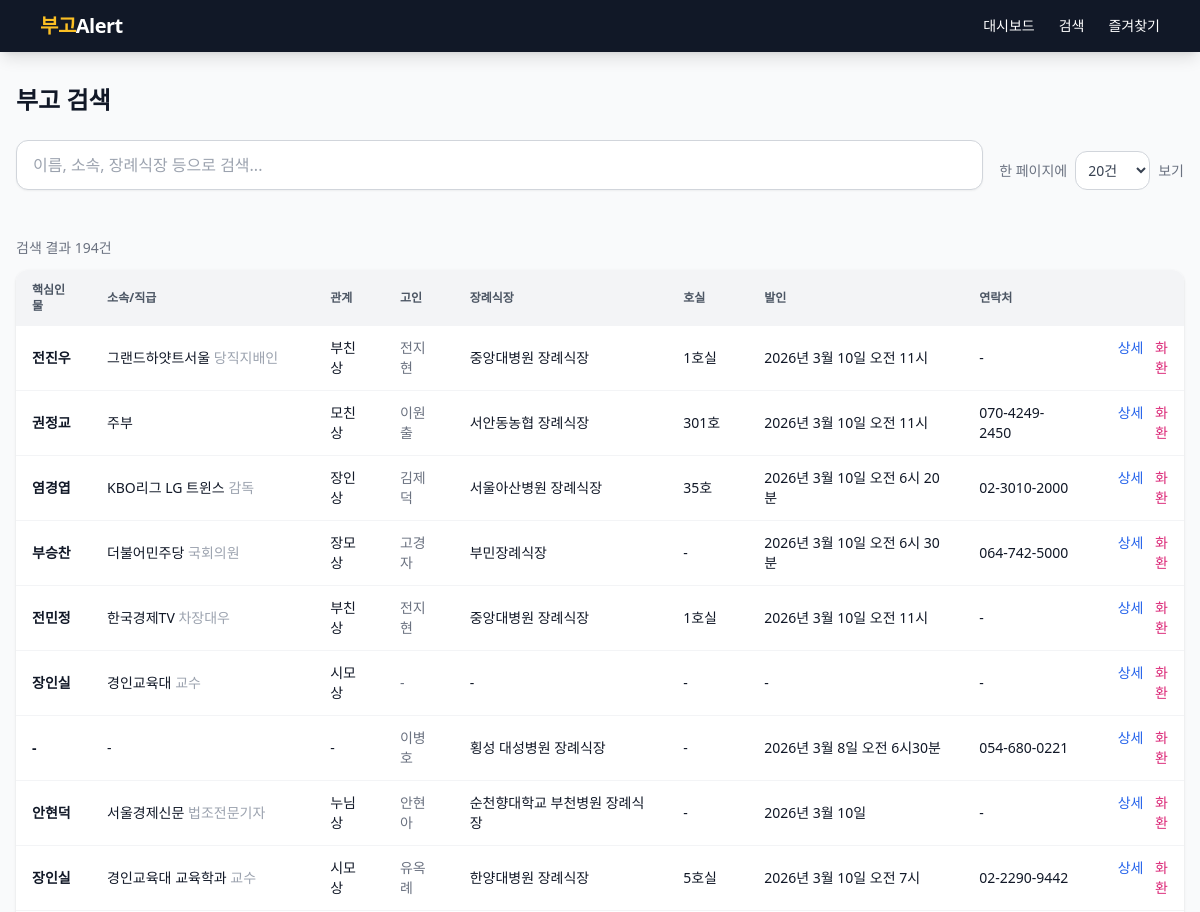
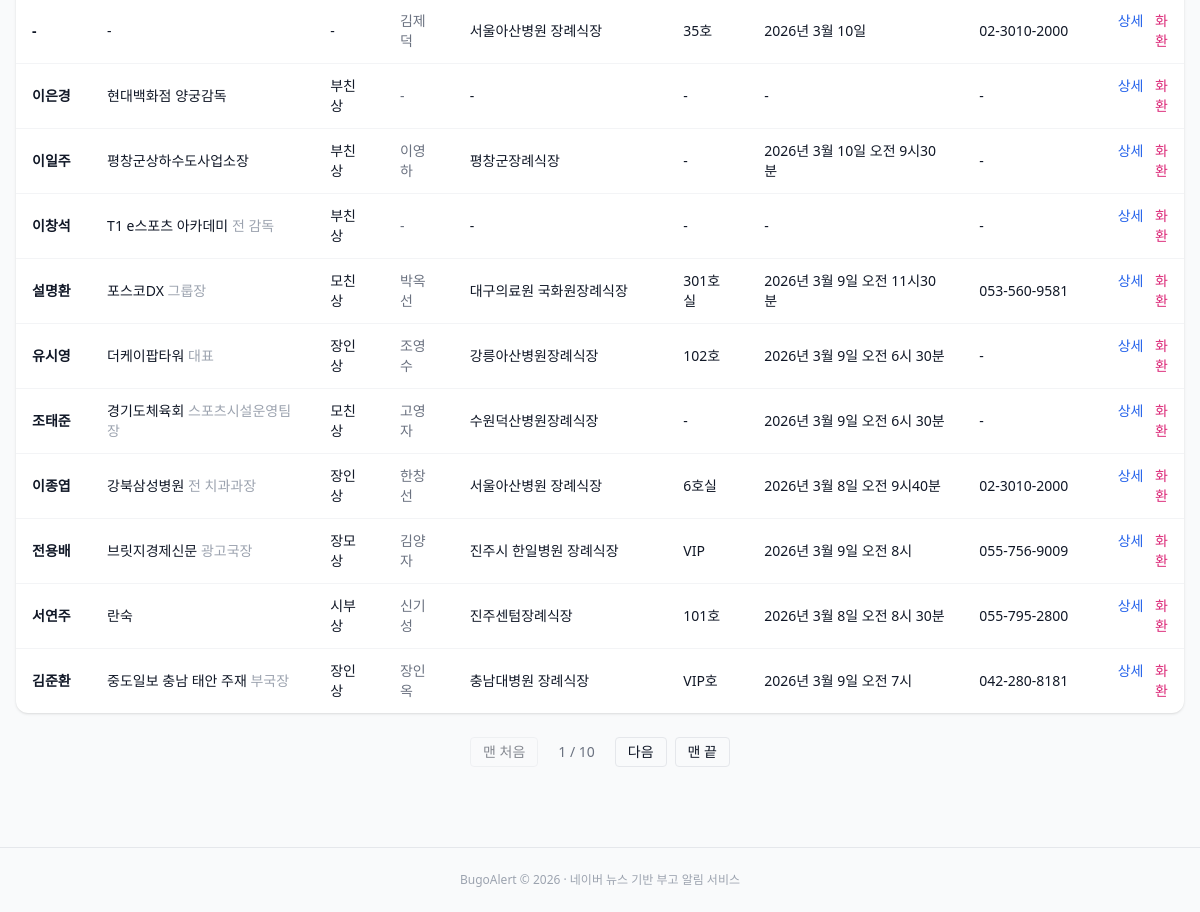
Before: /search with the older database file (2 pictures, top to bottom).
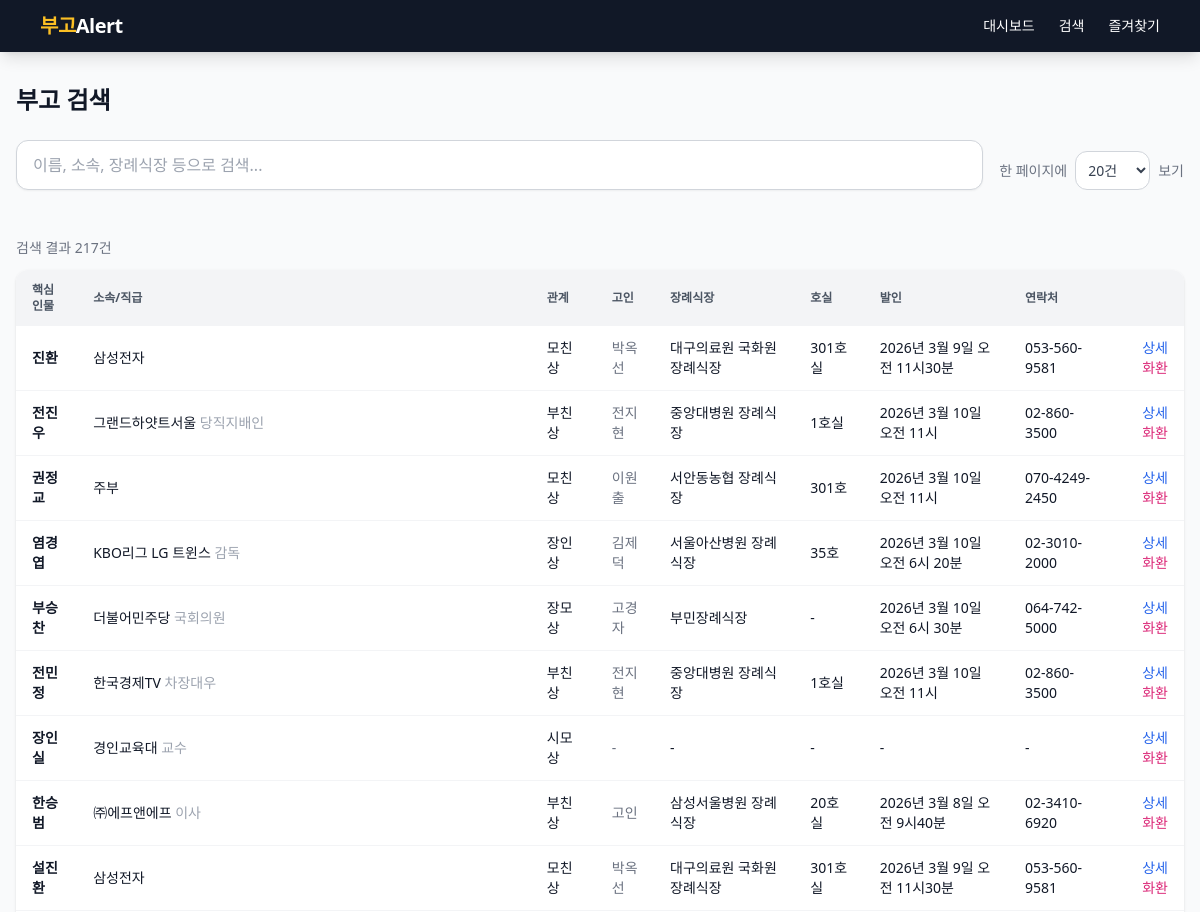
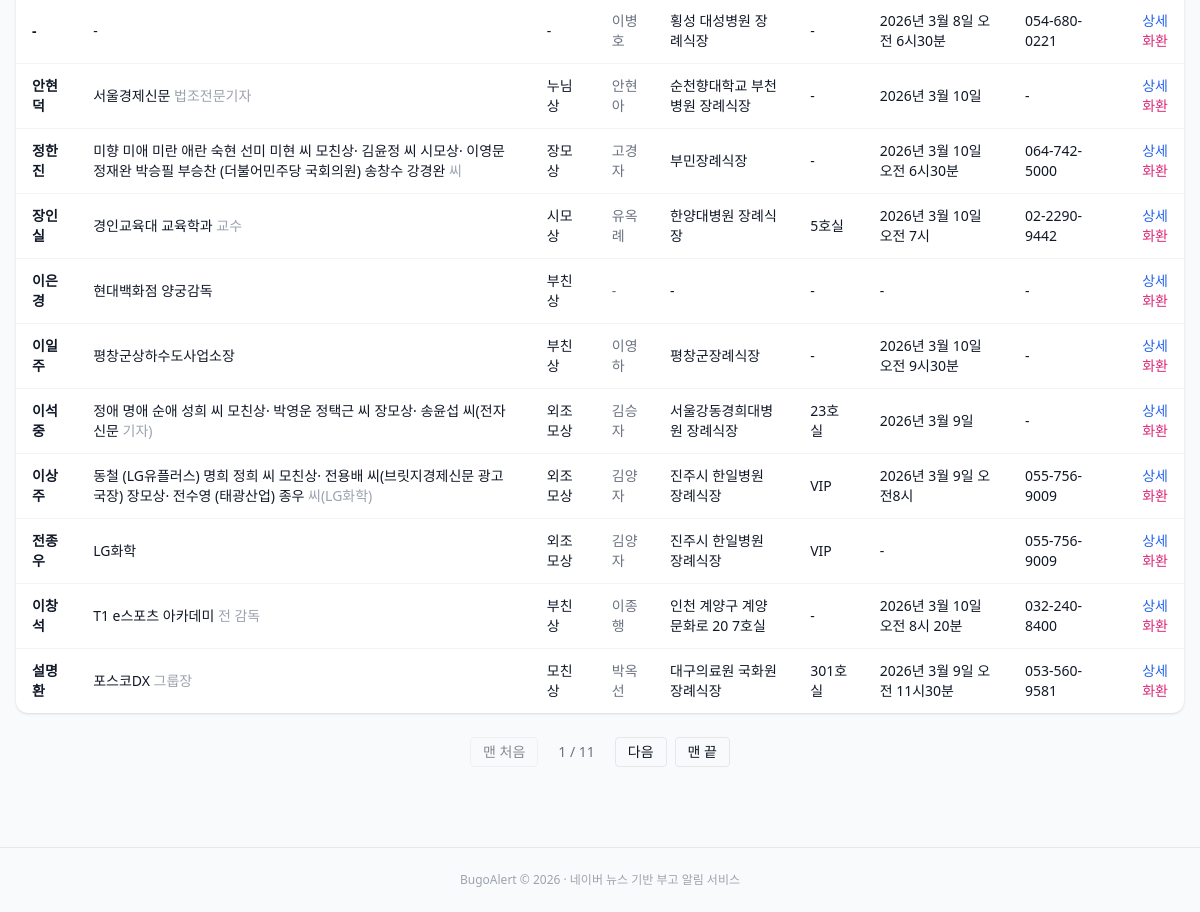
After: the same page with the newer database file (2 pictures, top to bottom).
### app/models.py (models this page shows)
class Obituary(Base):
    __tablename__ = "obituaries"
    id = Column(Integer, primary_key=True, autoincrement=True)
    source_url = Column(String(512), nullable=False)
    source_urls = Column(Text, nullable=True)  # JSON 배열: 병합된 모든 기사 URL
    title = Column(String(512), nullable=False)
    key_person = Column(String(100))
    organization = Column(String(200))
    position = Column(String(200))
    deceased_name = Column(String(100))
    deceased_age = Column(String(50))
    relationship = Column(String(100))
    related_persons = Column(Text)
    funeral_hall = Column(String(200))
    room_number = Column(String(50))
    funeral_date = Column(String(100))
    funeral_time = Column(String(50))
    contact = Column(String(100))
    remarks = Column(Text)
    raw_text = Column(Text)
    published_at = Column(DateTime)
    created_at = Column(DateTime, default=datetime.utcnow)
    dedup_key = Column(String(200), unique=True, nullable=True)
    __table_args__ = (
        Index("ix_obituaries_key_person", "key_person"),
        Index("ix_obituaries_org", "organization"),
        Index("ix_obituaries_published", "published_at"),
        Index("ix_obituaries_dedup", "dedup_key"),
        Index("ix_obituaries_source_url", "source_url"),
    )

### app/routers/obituaries.py (the view)
@router.get("/search")
async def search(
    request: Request,
    q: str = Query(""),
    db: Session = Depends(get_db),
    page: int = Query(1, ge=1),
    per_page: int = Query(20, ge=10, le=100),
):
    per_page = _valid_per_page(per_page)
    q_result = _search_query(db, q)
    total = q_result.count()
    obituaries = q_result.offset((page - 1) * per_page).limit(per_page).all()
    total_pages = max(1, (total + per_page - 1) // per_page)
    template = "partials/obituary_table.html" if request.headers.get("HX-Request") else "search.html"
    return request.app.state.templates.TemplateResponse(
        template,
        {
            "request": request,
            "obituaries": obituaries,
            "page": page,
            "total_pages": total_pages,
            "total": total,
            "per_page": per_page,
            "per_page_options": PER_PAGE_OPTIONS,
            "q": q,
        },
    )

### app/templates/search.html (shortened to what this page needs)
{% extends "base.html" %}
{% block content %}
<h1 class="text-2xl font-bold mb-6">부고 검색</h1>
<div class="mb-6" id="search-form-wrapper">
  <div class="flex gap-4 flex-wrap items-end">
    <div class="flex-1 min-w-[200px]">
      <input type="text"
             name="q"
             value="{{ q or '' }}"
             placeholder="이름, 소속, 장례식장 등으로 검색..."
             hx-get="/search"
             hx-trigger="keyup changed delay:300ms, search"
             hx-target="#search-results"
             hx-indicator="#search-spinner"
             hx-include="#search-form-wrapper"
             class="w-full px-4 py-3 rounded-xl border border-gray-300 focus:border-amber-500 focus:ring-2 focus:ring-amber-200 outline-none text-base shadow-sm">
    </div>
    <div class="flex items-center gap-2 text-sm">
      <label for="per-page" class="text-gray-500">한 페이지에</label>
      <select name="per_page" id="per-page"
              hx-get="/search"
              hx-trigger="change"
              hx-target="#search-results"
              hx-include="#search-form-wrapper"
              class="px-2 py-2 rounded-xl border border-gray-300 text-gray-700 bg-white">
        {% for n in per_page_options %}
        <option value="{{ n }}" {% if per_page == n %}selected{% endif %}>{{ n }}건</option>
        {% endfor %}
      </select>
      <span class="text-gray-500">보기</span>
    </div>
  </div>
</div>
<div id="search-results">
  {% include "partials/obituary_table.html" %}
</div>
{% endblock %}

### app/templates/partials/obituary_table.html (shortened to what this page needs)
<p class="text-sm text-gray-500 mb-3">검색 결과 {{ total }}건</p>
{% if obituaries %}
<div class="bg-white rounded-xl shadow overflow-hidden">
  <table class="w-full text-sm">
    <thead class="bg-gray-100 text-gray-600 uppercase text-xs">
      <tr>
        <th class="px-4 py-3 text-left">핵심인물</th>
        <th class="px-4 py-3 text-left">소속/직급</th>
        <th class="px-4 py-3 text-left">관계</th>
        <th class="px-4 py-3 text-left">고인</th>
        <th class="px-4 py-3 text-left">장례식장</th>
        <th class="px-4 py-3 text-left">호실</th>
        <th class="px-4 py-3 text-left">발인</th>
        <th class="px-4 py-3 text-left">연락처</th>
        <th class="px-4 py-3"></th>
      </tr>
    </thead>
    <tbody class="divide-y divide-gray-100">
      {% for o in obituaries %}
      <tr class="hover:bg-amber-50 transition">
        <td class="px-4 py-3 font-bold text-gray-900">{{ o.key_person or '-' }}</td>
        <td class="px-4 py-3">{{ o.organization or '-' }}{% if o.position %} <span class="text-gray-400">{{ o.position }}</span>{% endif %}</td>
        <td class="px-4 py-3">{{ o.relationship or '-' }}</td>
        <td class="px-4 py-3 text-gray-500">{{ o.deceased_name or '-' }}</td>
        <td class="px-4 py-3">{{ o.funeral_hall or '-' }}</td>
        <td class="px-4 py-3">{{ o.room_number or '-' }}</td>
        <td class="px-4 py-3">{{ (o.funeral_date or '-')|format_funeral_date }} {{ o.funeral_time or '' }}</td>
        <td class="px-4 py-3">{{ o.contact or '-' }}</td>
        <td class="px-4 py-3 text-right space-x-2">
          <a href="/obituary/{{ o.id }}" class="text-blue-600 hover:underline">상세</a>
          <a href="/flower/order/{{ o.id }}" class="text-pink-600 hover:underline">화환</a>
        </td>
      </tr>
      {% endfor %}
    </tbody>
  </table>
</div>
{% if total_pages > 1 %}
<div class="flex justify-center items-center gap-2 mt-6 flex-wrap">
  <a href="/search?q={{ q or '' }}&page=1&per_page={{ per_page }}" class="px-3 py-1 rounded border text-sm hover:bg-gray-100 {% if page == 1 %}opacity-50 pointer-events-none{% endif %}">맨 처음</a>
  <span class="px-3 py-1 text-sm text-gray-500">{{ page }} / {{ total_pages }}</span>
  {% if page < total_pages %}
  <a href="/search?q={{ q or '' }}&page={{ page + 1 }}&per_page={{ per_page }}" class="px-3 py-1 rounded border text-sm hover:bg-gray-100">다음</a>
  {% endif %}
  <a href="/search?q={{ q or '' }}&page={{ total_pages }}&per_page={{ per_page }}" class="px-3 py-1 rounded border text-sm hover:bg-gray-100 {% if page == total_pages %}opacity-50 pointer-events-none{% endif %}">맨 끝</a>
</div>
{% endif %}
{% else %}
<div class="text-center py-12 text-gray-400">
  <p>검색 결과가 없습니다</p>
</div>
{% endif %}

Changed rows visible on the page:
removed Obituary: key_person "-", organization "-", relationship "-", deceased_name "김제덕", funeral_hall "서울아산병원 장례식장", room_number "35호", funeral_date "2026년 3월 10일", contact "02-3010-2000"
no longer on this page (row unchanged): Obituary: key_person "유시영", organization "더케이팝타워", position "대표", relationship "장인상", deceased_name "조영수", funeral_hall "강릉아산병원장례식장", room_number "102호", funeral_date "2026년 3월 9일", funeral_time "오전 6시 30분", contact "-"
no longer on this page (row unchanged): Obituary: key_person "조태준", organization "경기도체육회", position "스포츠시설운영팀장", relationship "모친상", deceased_name "고영자", funeral_hall "수원덕산병원장례식장", room_number "-", funeral_date "2026년 3월 9일", funeral_time "오전 6시 30분", contact "-"
no longer on this page (row unchanged): Obituary: key_person "이종엽", organization "강북삼성병원", position "전 치과과장", relationship "장인상", deceased_name "한창선", funeral_hall "서울아산병원 장례식장", room_number "6호실", funeral_date "2026년 3월 8일", funeral_time "오전 9시40분", contact "02-3010-2000"
no longer on this page (row unchanged): Obituary: key_person "전용배", organization "브릿지경제신문", position "광고국장", relationship "장모상", deceased_name "김양자", funeral_hall "진주시 한일병원 장례식장", room_number "VIP", funeral_date "2026년 3월 9일", funeral_time "오전 8시", contact "055-756-9009"
no longer on this page (row unchanged): Obituary: key_person "서연주", organization "란숙", relationship "시부상", deceased_name "신기성", funeral_hall "진주센텀장례식장", room_number "101호", funeral_date "2026년 3월 8일", funeral_time "오전 8시 30분", contact "055-795-2800"
no longer on this page (row unchanged): Obituary: key_person "김준환", organization "중도일보 충남 태안 주재", position "부국장", relationship "장인상", deceased_name "장인옥", funeral_hall "충남대병원 장례식장", room_number "VIP호", funeral_date "2026년 3월 9일", funeral_time "오전 7시", contact "042-280-8181"
added Obituary: key_person "진환", organization "삼성전자", relationship "모친상", deceased_name "박옥선", funeral_hall "대구의료원 국화원장례식장", room_number "301호실", funeral_date "2026년 3월 9일", funeral_time "오전 11시30분", contact "053-560-9581"
changed Obituary "전진우": contact "-" → "02-860-3500"
changed Obituary "전민정": contact "-" → "02-860-3500"
added Obituary: key_person "한승범", organization "㈜에프앤에프", position "이사", relationship "부친상", deceased_name "고인", funeral_hall "삼성서울병원 장례식장", room_number "20호실", funeral_date "2026년 3월 8일", funeral_time "오전 9시40분", contact "02-3410-6920"
added Obituary: key_person "설진환", organization "삼성전자", relationship "모친상", deceased_name "박옥선", funeral_hall "대구의료원 국화원장례식장", room_number "301호실", funeral_date "2026년 3월 9일", funeral_time "오전 11시30분", contact "053-560-9581"
added Obituary: key_person "정한진", organization "미향 미애 미란 애란 숙현 선미 미현 씨 모친상· 김윤정 씨 시모상· 이영문 정재완 박승필 부승찬 (더불어민주당 국회의원) 송창수 강경완", position "씨", relationship "장모상", deceased_name "고경자", funeral_hall "부민장례식장", room_number "-", funeral_date "2026년 3월 10일", funeral_time "오전 6시30분", contact "064-742-5000"
added Obituary: key_person "이석중", organization "정애 명애 순애 성희 씨 모친상· 박영운 정택근 씨 장모상· 송윤섭 씨(전자신문", position "기자)", relationship "외조모상", deceased_name "김승자", funeral_hall "서울강동경희대병원 장례식장", room_number "23호실", funeral_date "2026년 3월 9일", contact "-"
added Obituary: key_person "이상주", organization "동철 (LG유플러스) 명희 정희 씨 모친상· 전용배 씨(브릿지경제신문 광고국장) 장모상· 전수영 (태광산업) 종우", position "씨(LG화학)", relationship "외조모상", deceased_name "김양자", funeral_hall "진주시 한일병원 장례식장", room_number "VIP", funeral_date "2026년 3월 9일", funeral_time "오전8시", contact "055-756-9009"
added Obituary: key_person "전종우", organization "LG화학", relationship "외조모상", deceased_name "김양자", funeral_hall "진주시 한일병원 장례식장", room_number "VIP", funeral_date "-", contact "055-756-9009"
changed Obituary "이창석": deceased_name "-" → "이종행"; funeral_hall "-" → "인천 계양구 계양문화로 20 7호실"; funeral_date "-" → "2026년 3월 10일"; funeral_time (not shown) → "오전 8시 20분"; contact "-" → "032-240-8400"
Other visible differences:
{{ total }}: "194" → "217"
{{ total_pages }}: "10" → "11"
